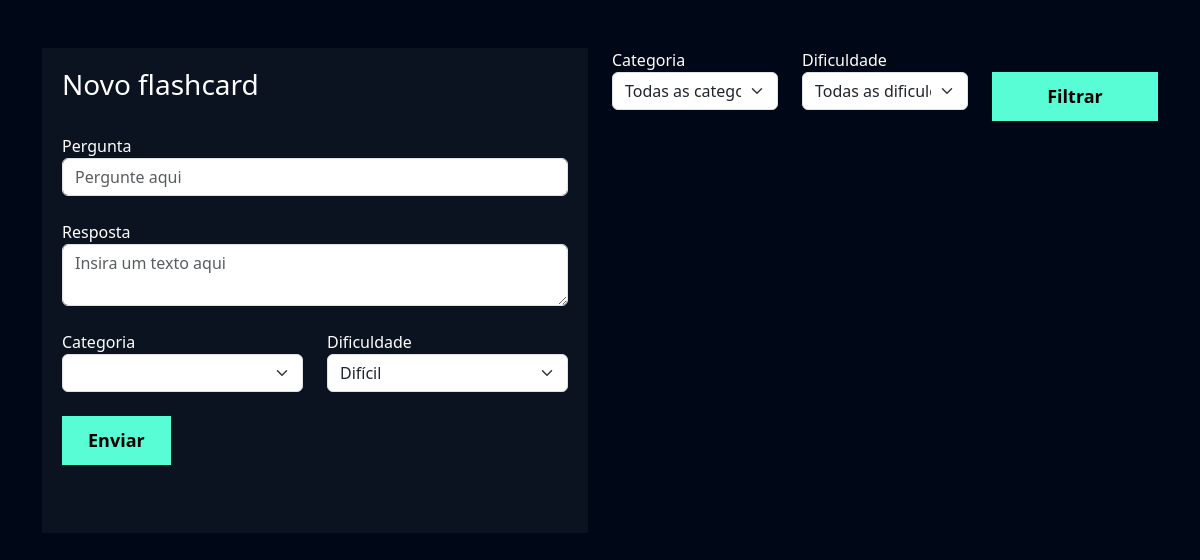
Page /flashcard/novo_flashcard/ (signed in) on the earlier database version.
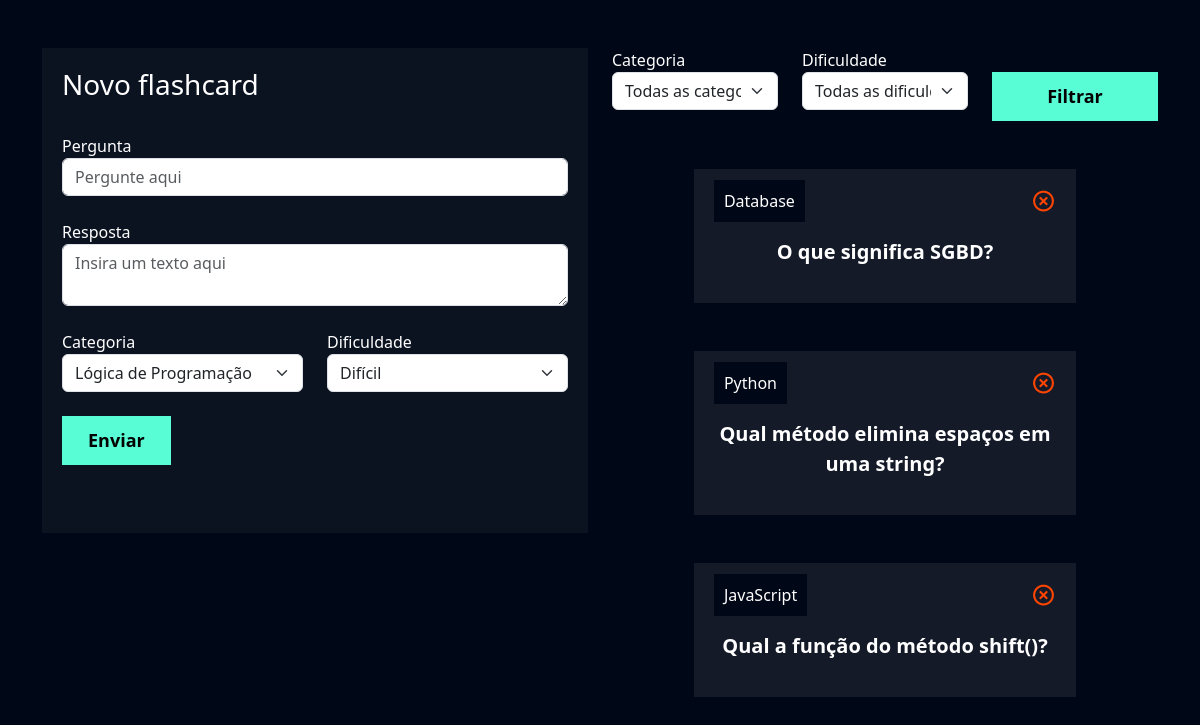
Same page on the later database version.
### flashcard/models.py (models this page shows, shortened)
class Flashcard(models.Model):
    DIFICULDADE_CHOICES = (('D', 'Difícil'), ('M', 'Médio'), ('F', 'Fácil'))
    user = models.ForeignKey(User, on_delete=models.DO_NOTHING)
    pergunta = models.CharField(max_length=300)
    resposta = models.TextField()
    categoria = models.ForeignKey(Categoria, on_delete=models.DO_NOTHING)
    dificuldade = models.CharField(max_length=1, choices=DIFICULDADE_CHOICES)

class Categoria(models.Model):
    nome = models.CharField(max_length=50)
    def __str__(self):
        return self.nome

### flashcard/views.py (the view, shortened to what this page needs)
# urls.py: path('novo_flashcard/', views.novo_flashcard, name='novo_flashcard'),
def novo_flashcard(request):
    if not request.user.is_authenticated:
        return redirect('/usuarios/logar')
    if request.method == "GET":
        categoria = Categoria.objects.all()
        dificuldades = Flashcard.DIFICULDADE_CHOICES
        flashcards = Flashcard.objects.filter(user = request.user)
        return render(request, 'novo_flashcard.html', {'categorias': categoria, 'dificuldades': dificuldades, 'flashcards': flashcards})

### flashcard/templates/novo_flashcard.html (shortened to what this page needs)
{% extends "base.html" %}
{% load static %}
{% block 'cabecalho' %}
    <link href="{% static 'usuarios/css/cadastro.css' %}" rel="stylesheet">
    <link href="{% static 'flashcard/css/novo_flashcard.css' %}" rel="stylesheet">
    <link href='https://unpkg.com/boxicons@2.1.4/css/boxicons.min.css' rel='stylesheet'>
{% endblock 'cabecalho' %}
{% block 'conteudo' %}
    <div class="container">
        <br>
        <br>
        <div class="row">
            <div class="col-md">
                <div class="box-form">
                    <form action="{% url 'novo_flashcard'%}" method="POST"> {% csrf_token %}
                        <h3>Novo flashcard</h3>
                        <br>
                        <label>Pergunta</label>
                        <input type="text" class="form-control" placeholder="Pergunte aqui" name="pergunta">
                        <br>
                        <label>Resposta</label>
                        <textarea class="form-control" placeholder= "Insira um texto aqui" name="resposta"></textarea>
                        <br>
                        <div class="row">
                                <div class="col-md">
                                    <label for="">Categoria</label>
                                    <select class="form-select" name="categoria">
                                        {% for categoria in categorias %}
                                            <option value="{{categoria.id}}">{{categoria.nome}}</option>
                                        {% endfor %}
                                    </select>
                                </div>
                                <div class="col-md">
                                    <label for="">Dificuldade</label>
                                    <select class="form-select" name="dificuldade">
                                        {% for dificuldade in dificuldades %}
                                            <option value="{{dificuldade.0}}">{{dificuldade.1}}</option>
                                        {% endfor %}
                                    </select>
                                </div>
                        </div>
                        <br>
                        <input type="submit" value="Enviar" class="btn-cadastro">
                        <br>
                        <br>
                        <br>
                    </form>
                </div>
            </div>
            <div class="col-md">
                <form action="" method="GET">
                    <div class="row">
                        <div class="col-md">
                            <label for="">Categoria</label>
                            <select name="categoria" id="" class="form-select">
                                <option value="">Todas as categorias</option>
                            </select>
                        </div>
                        <div class="col-md">
                            <label for="">Dificuldade</label>
                            <select name="dificuldade" id="" class="form-select">
                                <option value="">Todas as dificuldades</option>
                            </select>
                        </div>
                        <div class="col-md">
                            <br>
                            <input type="submit" style="width: 100%" value="Filtrar" class="btn-cadastro">
                        </div>
                    </div>
                </form>
                <br>
                <br>
                {% for flashcard in flashcards %}
                    <div class="box-new-flashcard">
                        <div class="flashcard ">
                            <div class="flashcard-categoria">
                                {{flashcard.categoria}}
                            </div>
                            <a href=""><i class='icone-exit bx bx-x-circle'></i></a>
                            <br>
                            <br>
                            <div class="flashcard-box-item">
                                <p class="flashcard-item">{{flashcard.pergunta}}</p>
                            </div>
                        </div>
                    </div>
                    <br>
                    <br>
                {% endfor %}
            </div>
        </div>
    </div>
{% endblock 'conteudo' %}

### templates/base.html (shortened to what this page needs)
{% load static %}
<!doctype html>
<html lang="en">
  <head>
    <link href="https://cdn.jsdelivr.net/npm/bootstrap@5.3.2/dist/css/bootstrap.min.css" rel="stylesheet">
    <link href="{% static 'geral/css/base.css' %}" rel="stylesheet">
    {% block 'cabecalho' %} {% endblock %}
  </head>
  <body>
    {% block 'conteudo' %}{% endblock %}
  </body>
</html>

### templates/static/geral/css/base.css (style rules this page uses)
:root { --main-color: #0b1526; --dark-color: #000716; --secondary-dark-color: rgb(15, 2, 26); --light-color: #00c1f3; --contrast-color: #f4c96b; --differential-color: #58fcd5; }
body { background-color: var(--dark-color) !important; color: white !important; }

### templates/static/usuarios/css/cadastro.css (style rules this page uses)
* { margin: 0; padding: 0; }
.box-form { padding: 20px; background-color: rgba(217,217,217, .05); color: white !important; }
.btn-cadastro { padding: 10px; background-color: #58fcd5; border: none; border: 1px solid #58fcd5; font-size: 18px; font-weight: bold; padding-left: 25px; padding-right: 25px; }

### templates/static/flashcard/css/novo_flashcard.css (style rules this page uses)
.box-new-flashcard { width: 70%; margin: auto; }
.flashcard { background-color: rgba(255, 255, 255, .08); padding: 20px; }
.flashcard-box-item { text-align: center; }
.flashcard p { font-size: 20px; font-weight: bold; cursor: pointer; }
.flashcard-categoria { background-color: var(--dark-color); display: inline; padding: 10px; }
.icone-exit { float: right; font-size: 25px; color: orangered; }

Differences in the rows shown:
added Flashcard: categoria "Database", pergunta "O que significa SGBD?"
added Flashcard: categoria "Python", pergunta "Qual método elimina espaços em uma string?"
added Flashcard: categoria "JavaScript", pergunta "Qual a função do método shift()?"
Other differences:
form field categoria: (not shown) → "Lógica de Programação"
